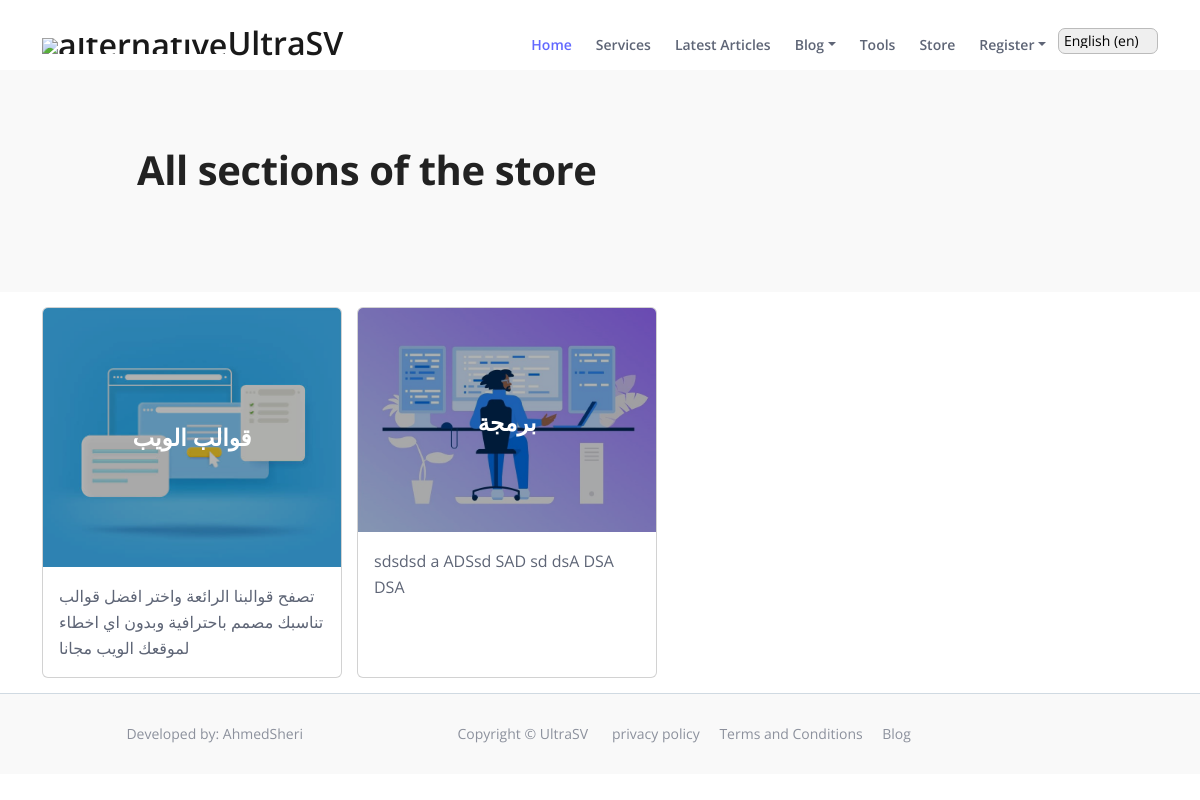
/en/store/, run on the app's committed database.
### store/models.py (models this page shows, shortened)
class StoreTypes(models.Model):
    name = models.CharField(max_length=255, verbose_name="اسم المتجر")
    desc = models.TextField(verbose_name="وصف", null=True, blank=True)
    img = models.ImageField(upload_to='blogTypes/img/', null=True, blank=True)
    img_desc = models.CharField(max_length=255, verbose_name="وصف الصورة", null=True, blank=True)
    keyword = models.TextField(verbose_name="كلمات مفتاحية", null=True, blank=True)
    created_date = models.DateTimeField(auto_now_add=True)

### store/views.py (the view)
# urls.py: path('', views.Store, name="store"),
def Store(request):
    viewerCounter = ServiceViews.objects.all().count()
    store_types = StoreTypes.objects.all()
    return render(request, 'store/store.html', {'store_types':store_types, "viewerCounter":viewerCounter})

### blog/models.py (called while the page is built)
    def __str__(self):
        return self.name

### blog/templatetags/loadArticleTypes.py (called while the page is built)
@register.simple_tag
def ArticleTypesObjects():
      return blogTypes.objects.all()

### templates/store/store.html (shortened to what this page needs)
{% extends 'base.html' %}
{% load static %}
{% load i18n %}
{% get_current_language as LANGUAGE_CODE %}
{% block links %}
<link rel="stylesheet" href="{% static 'css/blog.css' %}">
<link rel="stylesheet" href="{% static 'css/articles.css' %}">
{% endblock %}
{% block content %}
{% if LANGUAGE_CODE == "en" %}
<div>
    <header class="ex-header">
        <div class="container">
            <div class="row">
                <div class="col-xl-10 offset-xl-1">
                    <h1>All sections of the store</h1>
                </div>
            </div>
        </div>
    </header>
    <div class="container blog-box">
        {% for blog_type in store_types %}
        <div class="card blog-card">
            <div class="img-name">
                <div class="text-img">
                    {{blog_type.name}}
                </div>
                <img src="
                    {% if blog_type.img %}
                    {{blog_type.img.url}}
                    {% endif %}
                    " class="card-img-top" alt="{{blog_type.img_desc}}">
            </div>
            <a class="clicker" href="{% url 'ShowServices' blog_type.id %}"></a>
            <div class="card-body">
                <p class="card-text">{{blog_type.desc}}</p>
            </div>
        </div>
        {% endfor %}
        <br>
    </div>
</div>
{% endif %}
{% endblock %}

### UltraSv/static/css/styles.css (style rules this page uses)
body, html { width: 100%; height: 100%; }
body, p { color: #5e6576; font: 400 1rem/1.625rem "Open Sans", sans-serif; }
h1 { color: #222222; font-weight: 700; font-size: 2.5rem; line-height: 3.25rem; letter-spacing: -0.4px; }
a { color: #5e6576; text-decoration: underline; }
.ex-header { padding-top: 9rem; padding-bottom: 5rem; background-color: #f9f9f9; }
@media (min-width: 1200px) { .container { max-width: 1140px; } }

### UltraSv/static/css/blog.css (style rules this page uses)
.blog-box { display:flex;flex-wrap: wrap;justify-content: flex-start;margin-bottom: 15px; }
.blog-card { width: 300px; margin-top:15px; margin-right: 15px; }
.blog-card img { filter: brightness(.7); }
.img-name { position: relative; }
.text-img { margin: auto; position: absolute; width: 100%; top: 45%; text-align: center; color: white; font-weight: bold; font-size: 23px; z-index: 998; }
.clicker { position: absolute; height: 100%; width: 100%; z-index: 999; }

### data on the page
StoreTypes: name "قوالب الويب", img (picture), desc "تصفح قوالبنا الرائعة واختر افضل قوالب تناسبك مصمم باحترافية وبدون اي اخطاء لموقعك الويب مجانا"
StoreTypes: name "برمجة", img (picture), desc "sdsdsd a ADSsd SAD sd dsA DSA DSA"

### other printed values
form field language "English (en)"
